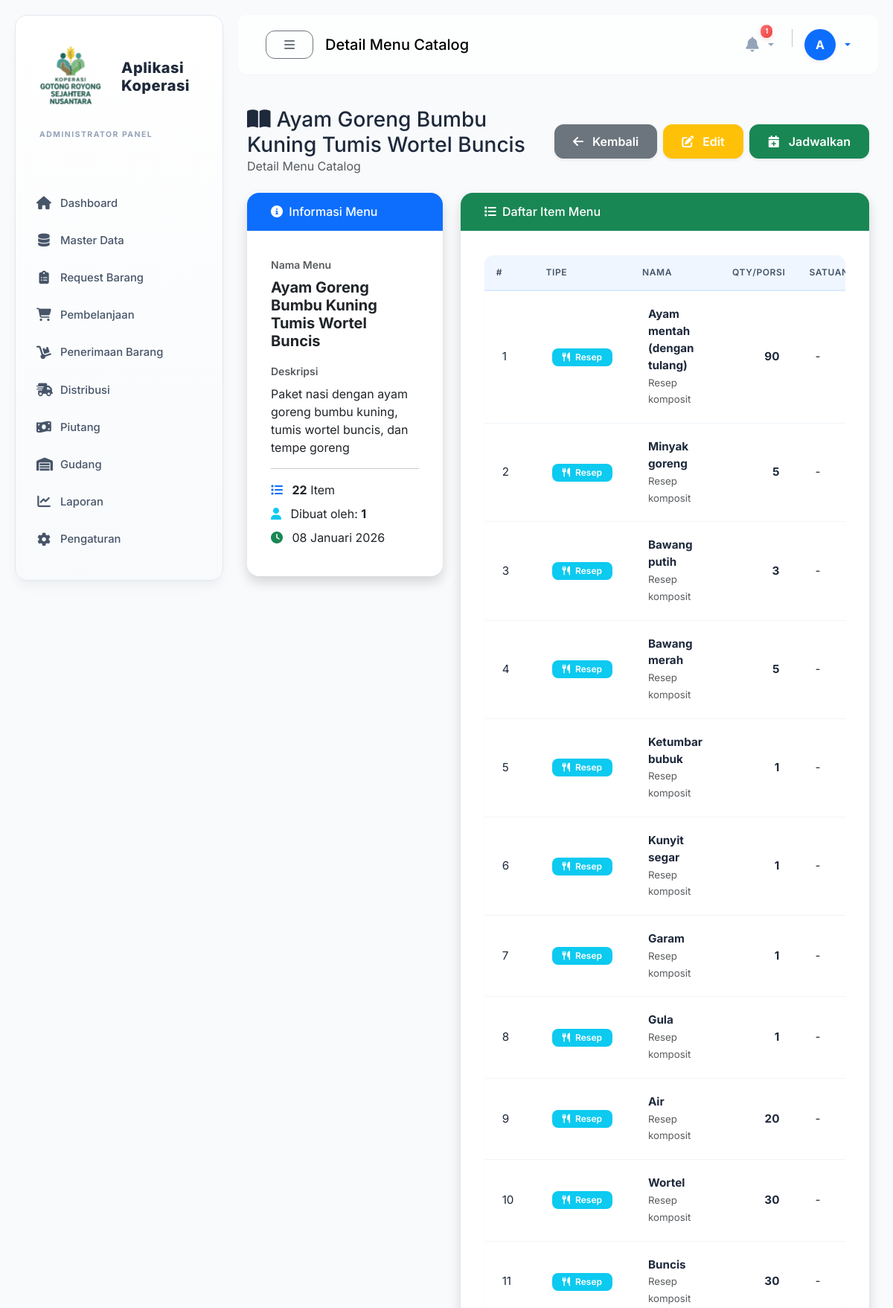
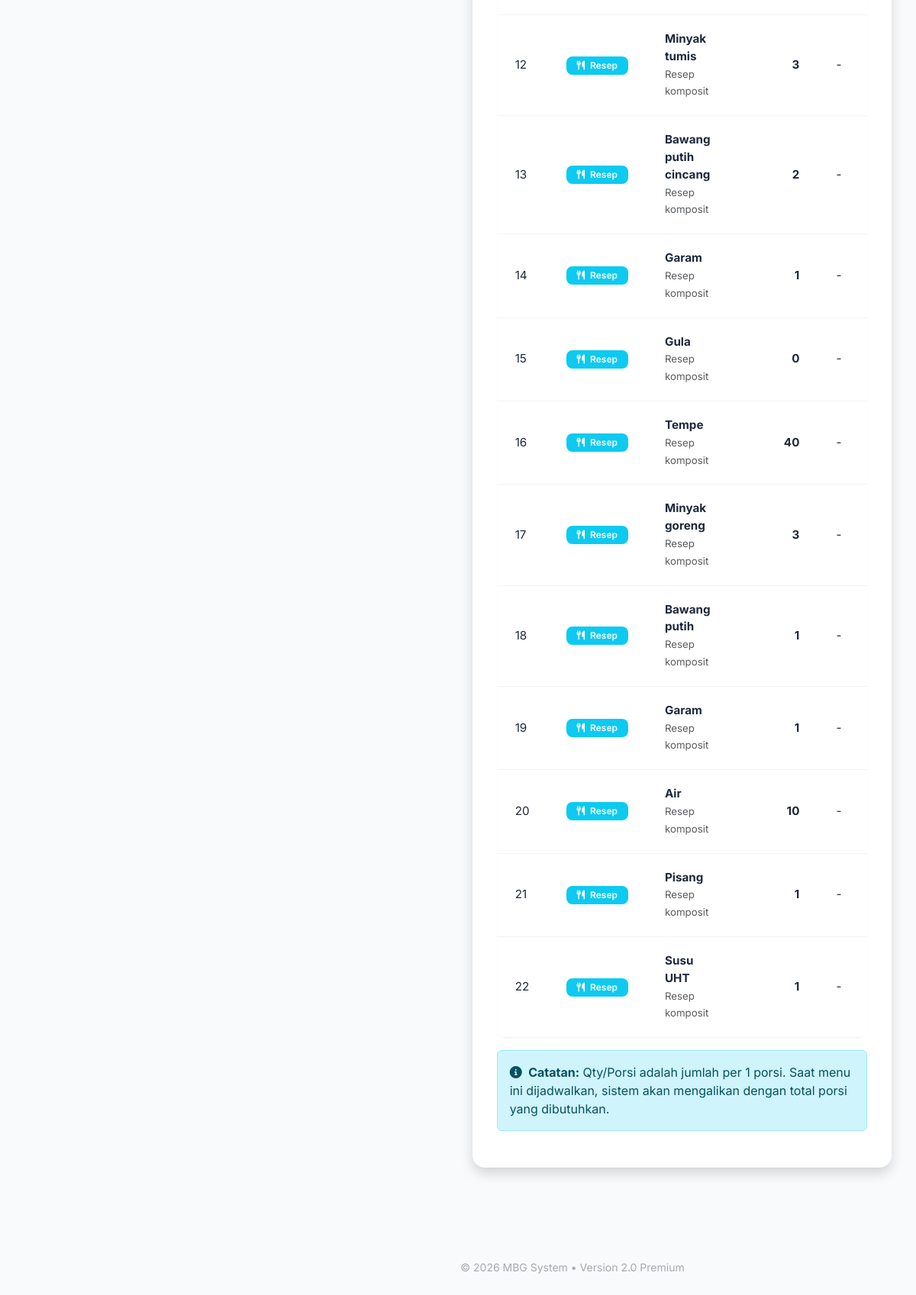
The app's page /modules/menu/catalog_detail.php?id=41 (signed in) with its own data (2 pictures, top to bottom).
### tables this page shows
CREATE TABLE `menu_master` (
  `id` int(11) NOT NULL,
  `nama_menu` varchar(200) NOT NULL,
  `deskripsi` text DEFAULT NULL,
  `created_by` int(11) NOT NULL,
  `created_at` timestamp NOT NULL DEFAULT current_timestamp(),
  `updated_at` timestamp NULL DEFAULT NULL ON UPDATE current_timestamp()
);

CREATE TABLE `menu_master_detail` (
  `id` int(11) NOT NULL,
  `menu_master_id` int(11) NOT NULL,
  `item_type` enum('product','recipe','manual') DEFAULT 'product',
  `produk_id` int(11) DEFAULT NULL,
  `resep_id` int(11) DEFAULT NULL,
  `custom_name` varchar(255) DEFAULT NULL,
  `qty_needed` int(11) NOT NULL COMMENT 'Base quantity (usually per 1 portion)',
  `keterangan` text DEFAULT NULL
);

### helpers/MenuCatalogHelper.php (called while the page is built, shortened)
<?php
class MenuCatalogHelper {
    private $db;
    public function __construct() {
        global $conn;
        $this->db = $conn;
    }
    public function getMenu($id) {
        $sql = "SELECT * FROM menu_master WHERE id = ?";
        $stmt = $this->db->prepare($sql);
        $stmt->bind_param("i", $id);
        $stmt->execute();
        $result = $stmt->get_result();
        $menu = $result->fetch_assoc();
        $sql = "SELECT mmd.*,
                    p.nama_produk, p.kode_produk, s.nama_satuan,
                    r.nama_resep
                FROM menu_master_detail mmd
                LEFT JOIN produk p ON mmd.produk_id = p.id
                LEFT JOIN satuan s ON p.satuan_id = s.id
                LEFT JOIN resep r ON mmd.resep_id = r.id
                WHERE mmd.menu_master_id = ?";
        $stmt = $this->db->prepare($sql);
        $stmt->bind_param("i", $id);
        $stmt->execute();
        $result = $stmt->get_result();
        $details = [];
        while ($row = $result->fetch_assoc()) {
            $details[] = $row;
        }
        $menu['items'] = $details;
        return $menu;
    }
}

### helpers/constants.php (called while the page is built, shortened)
<?php
if (!function_exists('format_tanggal')) {
    function format_tanggal($date, $format = 'd F Y') {
        $bulan = [
            1 => 'Januari', 'Februari', 'Maret', 'April', 'Mei', 'Juni',
            'Juli', 'Agustus', 'September', 'Oktober', 'November', 'Desember'
        ];
        $timestamp = strtotime($date);
        $d = date('d', $timestamp);
        $m = date('n', $timestamp);
        $y = date('Y', $timestamp);
        if ($format == 'd F Y') {
            return $d . ' ' . $bulan[$m] . ' ' . $y;
        } elseif ($format == 'd M Y') {
            return $d . ' ' . substr($bulan[$m], 0, 3) . ' ' . $y;
        } else {
            return date($format, $timestamp);
        }
    }
}
if (!function_exists('format_number')) {
    function format_number($number, $decimals = 0) {
        return number_format($number, $decimals, ',', '.');
    }
}
?>

### modules/menu/catalog_detail.php (the view, shortened to what this page needs)
<?php
require_once '../../includes/header.php';
require_once '../../helpers/MenuCatalogHelper.php';
$catalogHelper = new MenuCatalogHelper();
$menu = $catalogHelper->getMenu($_GET['id']);
require_once '../../includes/sidebar.php';
require_once '../../includes/navbar.php';
?>
<div class="container-fluid py-4">
    <div class="d-flex justify-content-between align-items-center mb-4">
        <div>
            <h1 class="h3 mb-0 text-gray-800">
                <i class="fas fa-book-open me-2"></i><?= htmlspecialchars($menu['nama_menu']) ?>
            </h1>
            <p class="mb-0 text-muted">Detail Menu Catalog</p>
        </div>
        <div class="d-flex gap-2">
            <a href="catalog.php" class="btn btn-secondary shadow-sm">
                <i class="fas fa-arrow-left me-1"></i> Kembali
            </a>
            <a href="catalog_form.php?id=<?= $menu['id'] ?>" class="btn btn-warning text-white shadow-sm">
                <i class="fas fa-edit me-1"></i> Edit
            </a>
            <a href="planner_schedule.php?menu_id=<?= $menu['id'] ?>" class="btn btn-success shadow-sm">
                <i class="fas fa-calendar-plus me-1"></i> Jadwalkan
            </a>
        </div>
    </div>
    <div class="row">
        <div class="col-lg-4">
            <div class="card shadow mb-4 border-left-primary">
                <div class="card-header py-3 bg-primary text-white">
                    <h6 class="m-0 font-weight-bold">
                        <i class="fas fa-info-circle me-1"></i> Informasi Menu
                    </h6>
                </div>
                <div class="card-body">
                    <div class="mb-3">
                        <label class="small text-muted">Nama Menu</label>
                        <h5 class="fw-bold"><?= htmlspecialchars($menu['nama_menu']) ?></h5>
                    </div>
                    <div class="mb-3">
                        <label class="small text-muted">Deskripsi</label>
                        <p><?= htmlspecialchars($menu['deskripsi'] ?: '-') ?></p>
                    </div>
                    <hr>
                    <div class="mb-2">
                        <i class="fas fa-list text-primary me-2"></i>
                        <strong><?= count($menu['items']) ?></strong> Item
                    </div>
                    <div class="mb-2">
                        <i class="fas fa-user text-info me-2"></i>
                        Dibuat oleh: <strong><?= htmlspecialchars($menu['created_by']) ?></strong>
                    </div>
                    <div class="mb-2">
                        <i class="fas fa-clock text-success me-2"></i>
                        <?= format_tanggal($menu['created_at']) ?>
                    </div>
                </div>
            </div>
        </div>
        <div class="col-lg-8">
            <div class="card shadow mb-4">
                <div class="card-header py-3 bg-success text-white">
                    <h6 class="m-0 font-weight-bold">
                        <i class="fas fa-list me-1"></i> Daftar Item Menu
                    </h6>
                </div>
                <div class="card-body">
                    <?php if (empty($menu['items'])): ?>
                    <div class="text-center py-5 text-muted">
                        <i class="fas fa-inbox fa-3x mb-3"></i>
                        <p>Belum ada item dalam menu ini</p>
                    </div>
                    <?php else: ?>
                    <div class="table-responsive">
                        <table class="table table-hover">
                            <thead class="table-light">
                                <tr>
                                    <th width="5%">#</th>
                                    <th width="15%">Tipe</th>
                                    <th width="35%">Nama</th>
                                    <th width="15%" class="text-end">Qty/Porsi</th>
                                    <th width="10%">Satuan</th>
                                </tr>
                            </thead>
                            <tbody>
                                <?php foreach ($menu['items'] as $index => $item): ?>
                                <tr>
                                    <td><?= $index + 1 ?></td>
                                    <td>
                                        <?php if ($item['produk_id']): ?>
                                            <span class="badge bg-primary">
                                                <i class="fas fa-box me-1"></i> Produk
                                            </span>
                                        <?php else: ?>
                                            <span class="badge bg-info">
                                                <i class="fas fa-utensils me-1"></i> Resep
                                            </span>
                                        <?php endif; ?>
                                    </td>
                                    <td>
                                        <?php if ($item['produk_id']): ?>
                                            <strong><?= htmlspecialchars($item['nama_produk']) ?></strong>
                                            <br><small class="text-muted"><?= htmlspecialchars($item['kode_produk']) ?></small>
                                        <?php else: ?>
                                            <strong><?= htmlspecialchars($item['custom_name']) ?></strong>
                                            <br><small class="text-muted">Resep komposit</small>
                                        <?php endif; ?>
                                    </td>
                                    <td class="text-end">
                                        <strong><?= format_number($item['qty_needed']) ?></strong>
                                    </td>
                                    <td>
                                        <?= $item['nama_satuan'] ? htmlspecialchars($item['nama_satuan']) : '-' ?>
                                    </td>
                                </tr>
                                <?php endforeach; ?>
                            </tbody>
                        </table>
                    </div>
                    <div class="alert alert-info mt-3">
                        <i class="fas fa-info-circle me-1"></i>
                        <strong>Catatan:</strong> Qty/Porsi adalah jumlah per 1 porsi.
                        Saat menu ini dijadwalkan, sistem akan mengalikan dengan total porsi yang dibutuhkan.
                    </div>
                    <?php endif; ?>
                </div>
            </div>
        </div>
    </div>
</div>
<?php require_once '../../includes/footer.php'; ?>

### includes/header.php (style rules this page uses)
:root { --sidebar-width: 280px; --navbar-height: 80px; --sidebar-margin: 20px; --primary: #60a5fa; --primary-dark: #3b82f6; --primary-light: #dbeafe; --primary-lighter: #eff6ff; --secondary: #94a3b8; --accent: #38bdf8; --bg-main: #f8fafc; --bg-light: #ffffff; --surface: #ffffff; --surface-elevated: #fafbfc; --text-main: #1e293b; --text-secondary: #475569; --text-muted: #94a3b8; --success: #22c55e; --warning: #fbbf24; --danger: #f87171; --info: #60a5fa; --border-light: #e2e8f0; --border-lighter: #f1f5f9; --shadow-sm: 0 1px 2px 0 rgb(0 0 0 / 0.03); --shadow-md: 0 4px 6px -1px rgb(0 0 0 / 0.05), 0 2px 4px -2px rgb(0 0 0 / 0.03); --shadow-lg: 0 10px 15px -3px rgb(0 0 0 / 0.05), 0 4px 6px -4px rgb(0 0 0 / 0.03); --shadow-xl: 0 20px 25px -5px rgb(0 0 0 / 0.05), 0 8px 10px -6px rgb(0 0 0 / 0.03); --radius-md: 12px; --radius-lg: 16px; --radius-xl: 24px; }
body { font-family: 'Inter', system-ui, -apple-system, sans-serif; background-color: var(--bg-main); color: var(--text-main); -webkit-font-smoothing: antialiased; overflow-x: hidden; }
.card { border: none; border-radius: var(--radius-lg); box-shadow: var(--shadow-md); background: #fff; transition: transform 0.3s ease, box-shadow 0.3s ease; overflow: hidden; margin-bottom: var(--sidebar-margin); }
.card-header { background: transparent; padding: 1.5rem 2rem; border-bottom: 1px solid #f1f5f9; font-weight: 700; color: var(--text-main); font-size: 1.1rem; }
.card-body { padding: 2rem; }
.btn { border-radius: 12px; padding: 10px 24px; font-weight: 600; transition: all 0.2s; display: inline-flex; align-items: center; gap: 8px; }
.table { --bs-table-bg: transparent; margin-bottom: 0; }
.table thead th { padding: 0.875rem 1rem; color: var(--text-secondary); font-weight: 600; font-size: 0.75rem; text-transform: uppercase; letter-spacing: 0.05em; background: var(--primary-lighter); border-bottom: 2px solid var(--primary-light); white-space: nowrap; position: sticky; top: 0; z-index: 10; }
.table tbody td { padding: 0.875rem 1rem; border-bottom: 1px solid var(--border-lighter); vertical-align: middle; color: var(--text-main); font-size: 0.875rem; }
.table-responsive { border-radius: var(--radius-md); background: #fff; box-shadow: var(--shadow-sm); overflow-x: auto; -webkit-overflow-scrolling: touch; }
.table tbody td { padding: 1.25rem 1.5rem; border-bottom: 1px solid #f1f5f9; vertical-align: middle; color: var(--text-main); font-size: 0.95rem; }
.badge { padding: 6px 14px; border-radius: 8px; font-weight: 600; font-size: 0.75rem; }
label { font-weight: 600; margin-bottom: 0.5rem; color: var(--text-main); font-size: 0.9rem; }
* { transition-timing-function: cubic-bezier(0.4, 0, 0.2, 1); }

### records on screen
menu_master: nama_menu "Ayam Goreng Bumbu Kuning Tumis Wortel Buncis", deskripsi "Paket nasi dengan ayam goreng bumbu kuning, tumis wortel buncis, dan tempe goreng", created_by "1", created_at "08 Januari 2026"
menu_master_detail: shows "Resep", custom_name "Ayam mentah (dengan tulang)", qty_needed "90"
menu_master_detail: shows "Resep", custom_name "Minyak goreng", qty_needed "5"
menu_master_detail: shows "Resep", custom_name "Bawang putih", qty_needed "3"
menu_master_detail: shows "Resep", custom_name "Bawang merah", qty_needed "5"
menu_master_detail: shows "Resep", custom_name "Ketumbar bubuk", qty_needed "1"
menu_master_detail: shows "Resep", custom_name "Kunyit segar", qty_needed "1"
menu_master_detail: shows "Resep", custom_name "Garam", qty_needed "1"
menu_master_detail: shows "Resep", custom_name "Gula", qty_needed "1"
menu_master_detail: shows "Resep", custom_name "Air", qty_needed "20"
menu_master_detail: shows "Resep", custom_name "Wortel", qty_needed "30"
menu_master_detail: shows "Resep", custom_name "Buncis", qty_needed "30"
menu_master_detail: shows "Resep", custom_name "Minyak tumis", qty_needed "3"
menu_master_detail: shows "Resep", custom_name "Bawang putih cincang", qty_needed "2"
menu_master_detail: shows "Resep", custom_name "Garam", qty_needed "1"
menu_master_detail: shows "Resep", custom_name "Gula", qty_needed "0"
menu_master_detail: shows "Resep", custom_name "Tempe", qty_needed "40"
menu_master_detail: shows "Resep", custom_name "Minyak goreng", qty_needed "3"
menu_master_detail: shows "Resep", custom_name "Bawang putih", qty_needed "1"
menu_master_detail: shows "Resep", custom_name "Garam", qty_needed "1"
menu_master_detail: shows "Resep", custom_name "Air", qty_needed "10"
menu_master_detail: shows "Resep", custom_name "Pisang", qty_needed "1"
menu_master_detail: shows "Resep", custom_name "Susu UHT", qty_needed "1"

### other values on screen
get_role_label() "ADMINISTRATOR"
$page_title "Detail Menu Catalog"
$notif_count "1"
substr($user['nama_lengkap'], 0, 1) "A"
count($menu['items']) "22"
